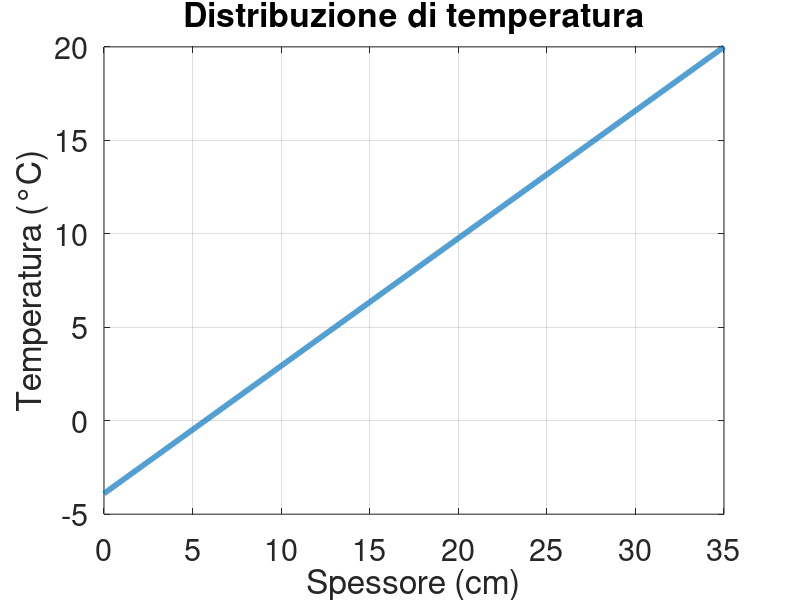

Recreate this plot in MATLAB.
clc
clear
close all

%Dati
kb=0.55; %W/mK
ki=0.04; %W/mK

tb=25e-2; %m
ti=10e-2; %m
thick=tb+ti; %m

Tin=20; %°C
Tout=-5; % °C
hout=25; %W/m^2K

kk=(kb*tb+ki*ti)/thick; %  k equivalente: media pesata sugli spessori

%% Griglia
dx=1e-4;
xx=(0:dx:thick)';
nn=length(xx);

%% Matrice A
sub_diag=ones(nn,1);
main=-2*ones(nn,1);
super_diag=sub_diag;

BB=[sub_diag,main,super_diag];

AA=spdiags(BB,-1:1,nn,nn);

%% Vettore b
bb=zeros*ones(nn,1);

%% Condizioni al contorno
%Nodo 1
AA(1,1)=1+hout*dx/kk;
AA(1,2)=-1;
bb(1)=hout*dx*Tout/kk;

%Nodo end
AA(end,end-1)=0;
AA(end,end)=1;
bb(end)=Tin;

%% Soluzione
TT=AA\bb;

%% Perdita sulla parete dell'isolante
qlosses=hout*(TT(1)-Tout); %(W/m^2)

figure(1)
plot(xx*1e2,TT,'linewidth',4)
title('Distribuzione di temperatura')
xlabel('Spessore (cm)')
ylabel('Temperatura (°C)')
set(gca,'fontsize',22)
xlim([0 thick*1e2])
grid on
